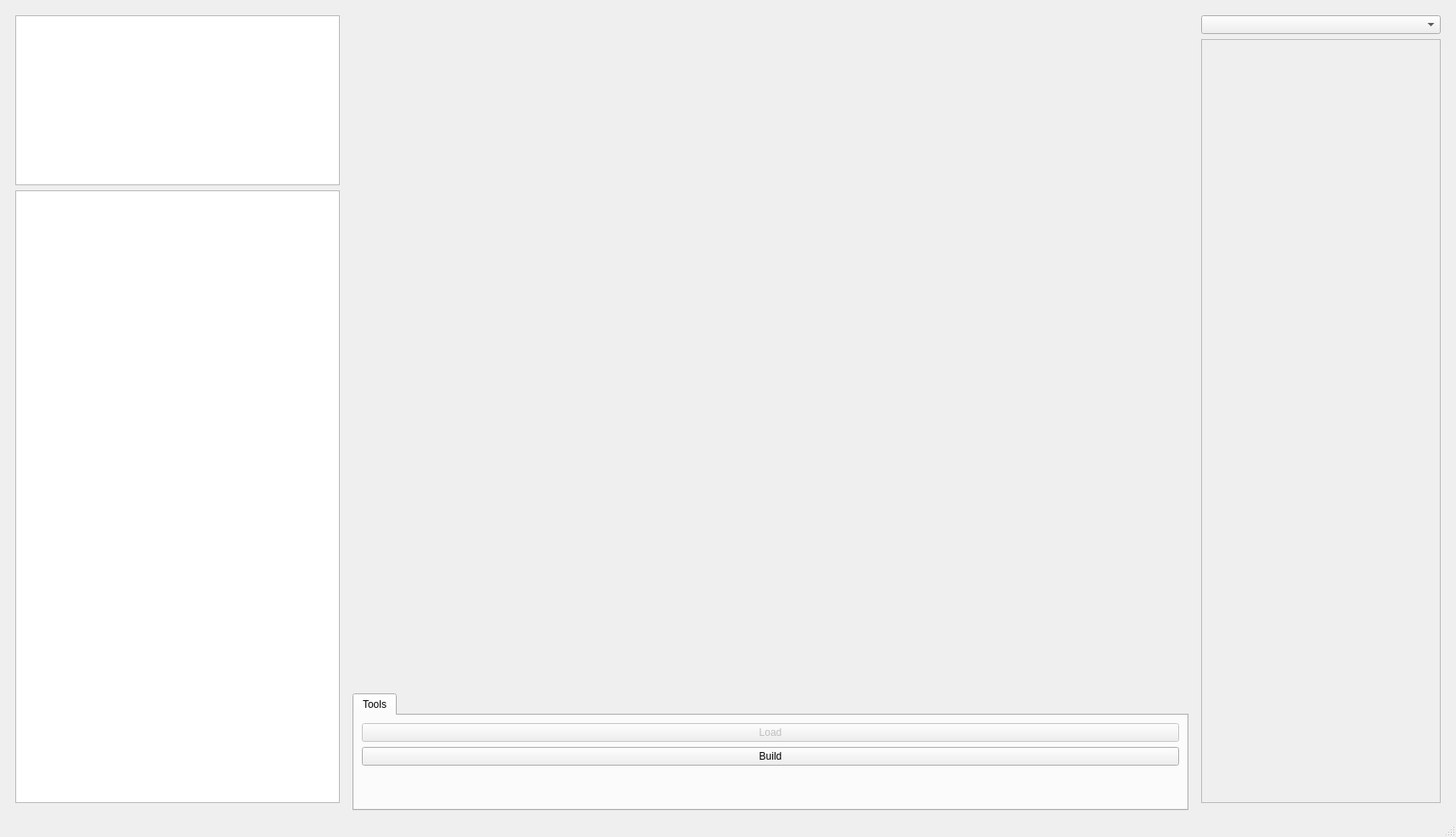
<?xml version="1.0" encoding="UTF-8"?>
<ui version="4.0">
 <class>MainWindow</class>
 <widget class="QMainWindow" name="MainWindow">
  <property name="geometry">
   <rect>
    <x>0</x>
    <y>0</y>
    <width>1714</width>
    <height>985</height>
   </rect>
  </property>
  <property name="windowTitle">
   <string>ARAN Experiment Viewer</string>
  </property>
  <widget class="QWidget" name="centralwidget">
   <layout class="QGridLayout" name="gridLayout">
    <item row="0" column="0">
     <layout class="QHBoxLayout" name="horizontalLayout">
      <property name="spacing">
       <number>-1</number>
      </property>
      <item>
       <widget class="QWidget" name="widget" native="true">
        <property name="minimumSize">
         <size>
          <width>400</width>
          <height>0</height>
         </size>
        </property>
        <property name="maximumSize">
         <size>
          <width>400</width>
          <height>16777215</height>
         </size>
        </property>
        <layout class="QGridLayout" name="gridLayout_3">
         <item row="0" column="0">
          <widget class="QTreeView" name="dirView">
           <property name="maximumSize">
            <size>
             <width>400</width>
             <height>200</height>
            </size>
           </property>
          </widget>
         </item>
         <item row="1" column="0">
          <widget class="QTreeView" name="fileView">
           <property name="autoExpandDelay">
            <number>0</number>
           </property>
           <property name="sortingEnabled">
            <bool>true</bool>
           </property>
          </widget>
         </item>
        </layout>
       </widget>
      </item>
      <item>
       <layout class="QVBoxLayout" name="verticalLayout">
        <item>
         <widget class="QWidget" name="plotWidget" native="true">
          <property name="sizePolicy">
           <sizepolicy hsizetype="Expanding" vsizetype="Expanding">
            <horstretch>0</horstretch>
            <verstretch>0</verstretch>
           </sizepolicy>
          </property>
          <property name="minimumSize">
           <size>
            <width>640</width>
            <height>480</height>
           </size>
          </property>
          <property name="cursor">
           <cursorShape>ArrowCursor</cursorShape>
          </property>
         </widget>
        </item>
        <item>
         <widget class="QTabWidget" name="plotTools">
          <property name="enabled">
           <bool>true</bool>
          </property>
          <property name="sizePolicy">
           <sizepolicy hsizetype="Preferred" vsizetype="Preferred">
            <horstretch>0</horstretch>
            <verstretch>0</verstretch>
           </sizepolicy>
          </property>
          <property name="minimumSize">
           <size>
            <width>0</width>
            <height>0</height>
           </size>
          </property>
          <property name="maximumSize">
           <size>
            <width>16777215</width>
            <height>900</height>
           </size>
          </property>
          <property name="currentIndex">
           <number>0</number>
          </property>
          <widget class="QWidget" name="d3tab">
           <attribute name="title">
            <string>Tools</string>
           </attribute>
           <layout class="QVBoxLayout" name="verticalLayout_4">
            <item>
             <widget class="QPushButton" name="loadBtn">
              <property name="enabled">
               <bool>false</bool>
              </property>
              <property name="text">
               <string>Load</string>
              </property>
             </widget>
            </item>
            <item>
             <widget class="QPushButton" name="buildBtn">
              <property name="enabled">
               <bool>true</bool>
              </property>
              <property name="text">
               <string>Build</string>
              </property>
             </widget>
            </item>
            <item>
             <spacer name="verticalSpacer">
              <property name="orientation">
               <enum>Qt::Vertical</enum>
              </property>
              <property name="sizeType">
               <enum>QSizePolicy::Minimum</enum>
              </property>
              <property name="sizeHint" stdset="0">
               <size>
                <width>20</width>
                <height>40</height>
               </size>
              </property>
             </spacer>
            </item>
           </layout>
          </widget>
         </widget>
        </item>
       </layout>
      </item>
      <item>
       <widget class="QWidget" name="widget_2" native="true">
        <property name="minimumSize">
         <size>
          <width>300</width>
          <height>0</height>
         </size>
        </property>
        <property name="maximumSize">
         <size>
          <width>300</width>
          <height>16777215</height>
         </size>
        </property>
        <layout class="QVBoxLayout" name="verticalLayout_3">
         <item>
          <widget class="QComboBox" name="entriesBox">
           <property name="minimumSize">
            <size>
             <width>0</width>
             <height>0</height>
            </size>
           </property>
           <property name="maximumSize">
            <size>
             <width>16777215</width>
             <height>16777215</height>
            </size>
           </property>
          </widget>
         </item>
         <item>
          <widget class="QTextEdit" name="metaDataView">
           <property name="enabled">
            <bool>false</bool>
           </property>
           <property name="minimumSize">
            <size>
             <width>0</width>
             <height>0</height>
            </size>
           </property>
           <property name="maximumSize">
            <size>
             <width>16777215</width>
             <height>16777215</height>
            </size>
           </property>
          </widget>
         </item>
        </layout>
       </widget>
      </item>
     </layout>
    </item>
   </layout>
  </widget>
  <widget class="QStatusBar" name="statusBar"/>
  <widget class="QMenuBar" name="menubar">
   <property name="geometry">
    <rect>
     <x>0</x>
     <y>0</y>
     <width>1714</width>
     <height>22</height>
    </rect>
   </property>
  </widget>
 </widget>
 <resources/>
 <connections/>
</ui>
